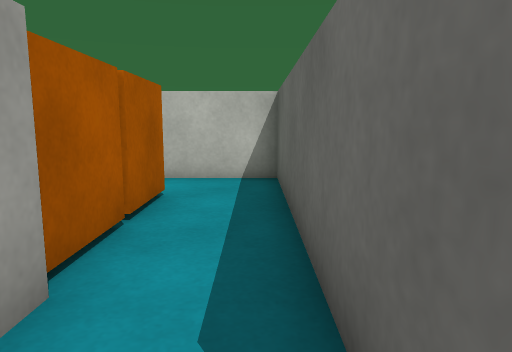
[1] (above)

16 first-person views from a walk through a Unity game level. The camera is 0.62 m above the floor, tilts 8° down and sees 70° across. The floor is counted in squares, 0.5 m on a side. Each view is taken from the middle of a square. On the plan, view 1 faces up. The plan holds only what a view shows up to about 15 squares ahead; the rest is blank. The player is left out. Surface patterns are stand-ins for the level's own textures.

[2]
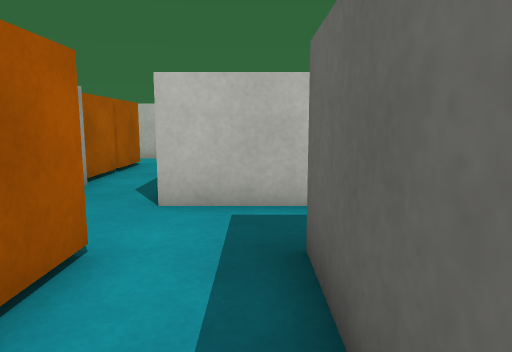

[3]
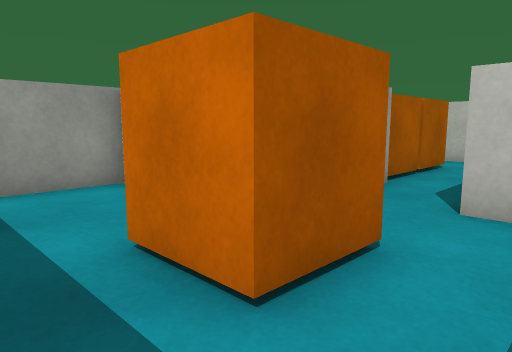

[4]
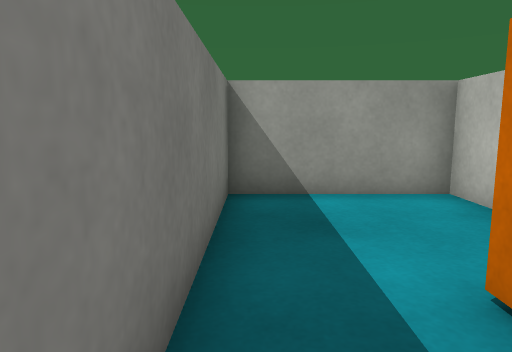

[5]
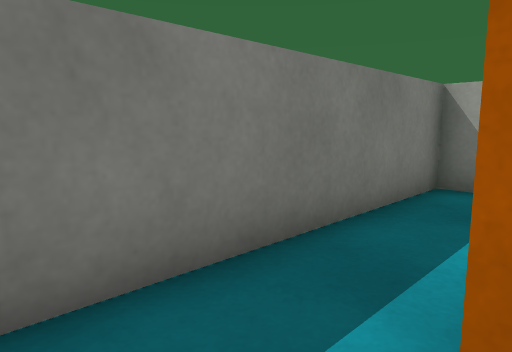

[6]
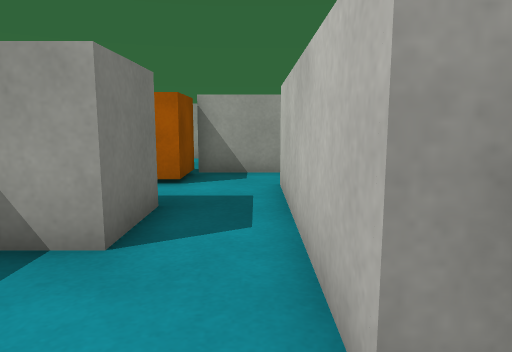

[7]
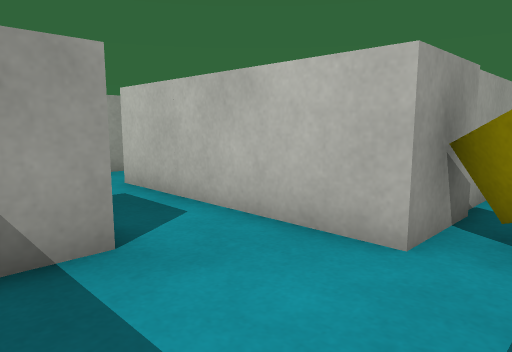

[8]
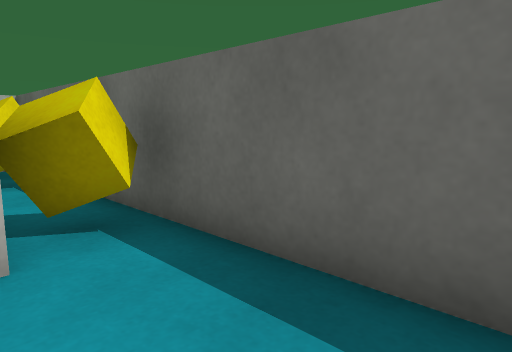

[9]
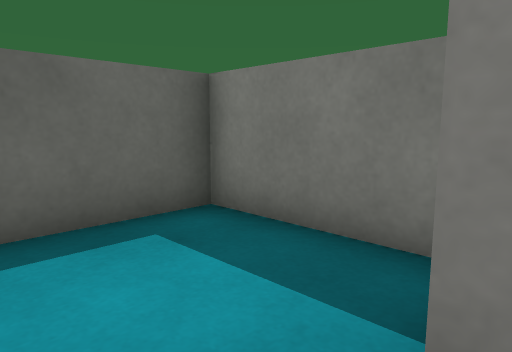

[10]
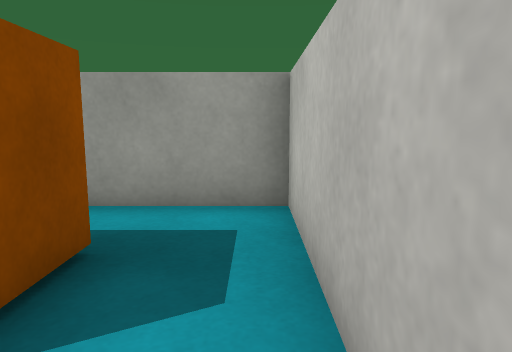

[11]
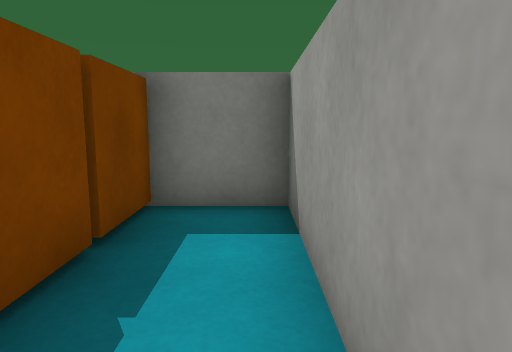

[12]
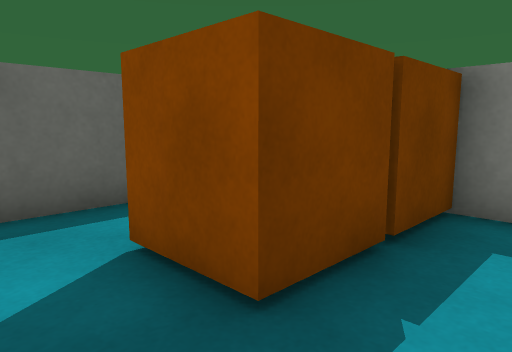

[13]
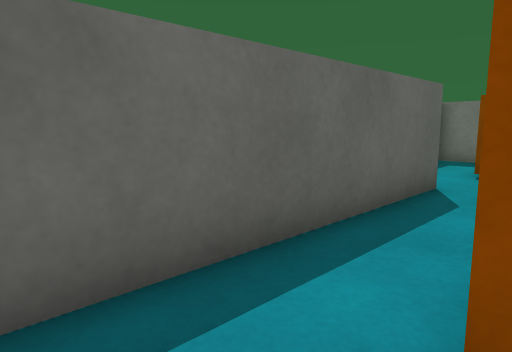

[14]
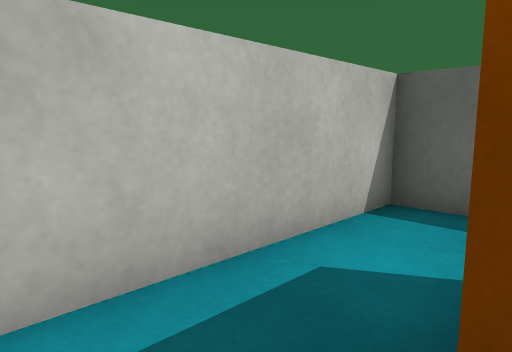

[15]
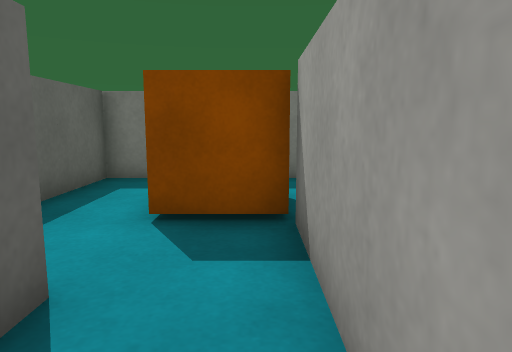

[16]
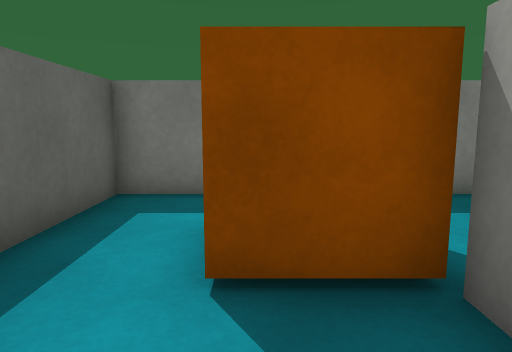

### Floor plan
Ten units are one square. View 1 is at (0, 0); x grows to the right and y downward. Boxes are objects, and circles mark ways between rooms. Rooms are numbered by the first view taken in them; rooms with no view inside come last. Other rooms are left out.
<svg viewBox="-60 -90 150 150">
<path fill="none" stroke="#000" d="M-42 15 -55 15 -55 55 25 55 25 15 45 15M-15 -5 -15 15M44 -5 5 -5M66 -26 66 -5 44 -5M66 -51 66 -29M45 15 45 26M51 35 85 35 85 -28M-15 -25 -15 -5M5 -5 5 -85 -55 -85 -55 -25 -34 -25"/>
<rect x="-15" y="15" width="20" height="20" fill="#bbb"><title>orange box</title></rect>
<rect x="65" y="-25" width="20" height="20" fill="#bbb"><title>yellow cube</title></rect>
<rect x="65" y="-65" width="20" height="10" fill="#bbb"><title>yellow cube</title></rect>
<rect x="-35" y="-45" width="20" height="20" fill="#bbb"><title>orange box</title></rect>
<rect x="-35" y="-65" width="20" height="20" fill="#bbb"><title>orange box</title></rect>
<circle cx="35" cy="5" r="3" fill="#2a7"/>
<circle cx="-5" cy="-15" r="3" fill="#2a7"/>
<text x="-10" y="30">1</text>
<text x="70" y="-20">2</text>
<text x="-20" y="-50">3</text>
</svg>
Room 1 opens to room 2. Room 1 opens to room 3.

Where each view was taken, in squares from view 1:
view 1: 0 up, 0 right, facing up
view 2: 5 down, 2 right, facing up
view 3: 5 down, 2 right, facing up-left
view 4: 5 down, 1 right, facing left
view 5: 3 down, 2 right, facing down-left
view 6: 0 up, 8 right, facing left
view 7: 3 down, 8 right, facing up-left
view 8: 3 down, 6 right, facing up-right
view 9: 0 up, 4 right, facing down-right
view 10: 8 up, 0 right, facing left
view 11: 8 up, 5 left, facing down
view 12: 8 up, 5 left, facing down-right
view 13: 8 up, 2 left, facing down-right
view 14: 6 up, 5 left, facing up-right
view 15: 3 up, 1 left, facing down
view 16: 1 up, 0 right, facing down
